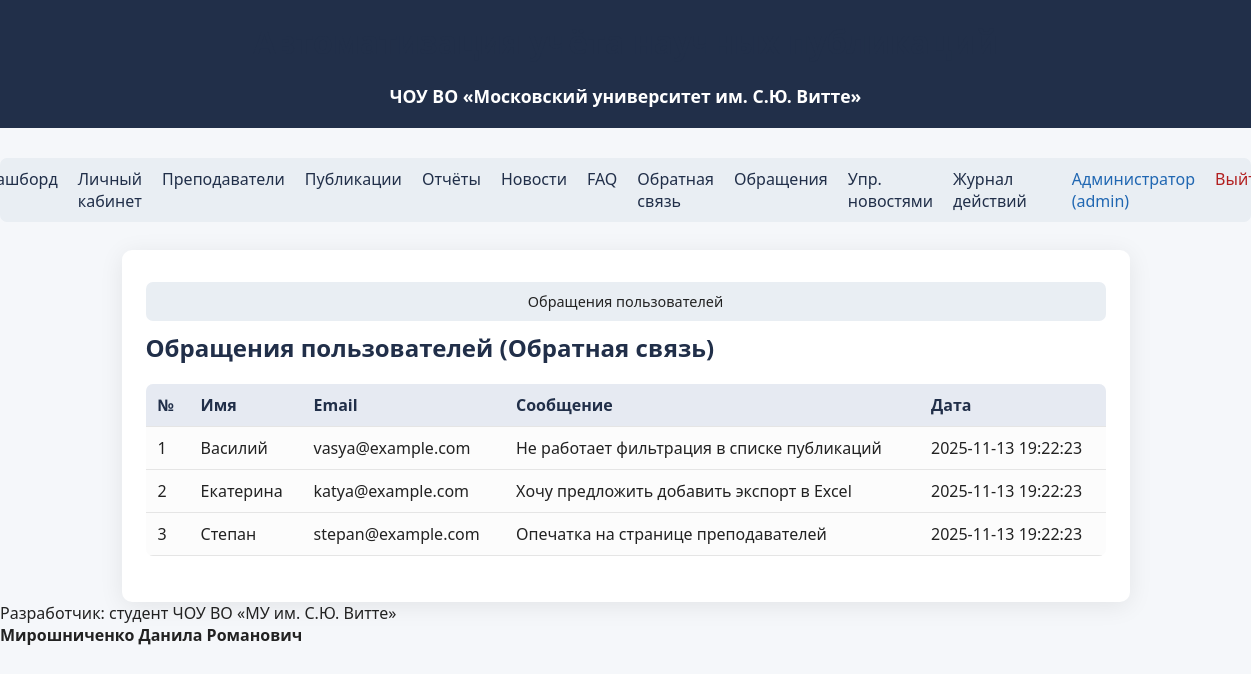
Page /admin/feedback (signed in) on the earlier database version.
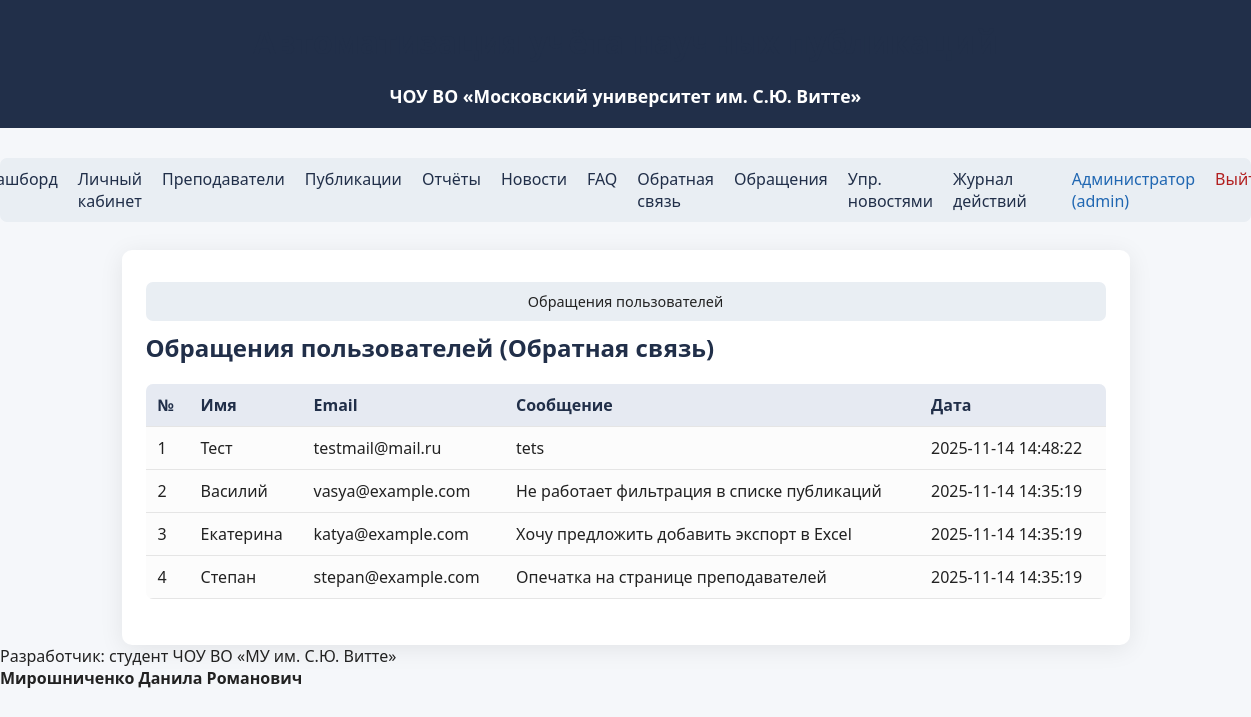
Same page on the later database version.
### tables this page shows
CREATE TABLE feedback (
            id INTEGER PRIMARY KEY AUTOINCREMENT,
            name TEXT,
            email TEXT,
            message TEXT,
            created_at DATETIME DEFAULT CURRENT_TIMESTAMP
        );

### app/routes.py (the view)
@bp.route('/admin/feedback')
@login_required(role='admin')
def admin_feedback():
    feedback_list = get_all_feedback()
    return render_template(
        'admin_feedback.html',
        feedbacks=feedback_list,
        breadcrumbs=[('Обращения пользователей', None)]
    )

### app/models.py (called while the page is built)
def get_db():
    db = getattr(g, '_database', None)
    if db is None:
        db = g._database = sqlite3.connect(DATABASE)
        db.row_factory = sqlite3.Row
    return db

def get_user_by_id(user_id):
    db = get_db()
    user = db.execute(
        "SELECT * FROM users WHERE id = ?", (user_id,)
    ).fetchone()
    return user

### app/routes.py (called while the page is built)
def login_required(role=None):
    def decorator(f):
        @wraps(f)
        def decorated_function(*args, **kwargs):
            if 'user_id' not in session:
                return redirect(url_for('main.login'))
            if role and session.get('role') != role:
                flash('Нет доступа')
                return redirect(url_for('main.dashboard'))
            return f(*args, **kwargs)
        return decorated_function
    return decorator

@bp.before_app_request
def load_logged_in_user():
    user_id = session.get('user_id')
    g.user = get_user_by_id(user_id) if user_id else None

def get_all_feedback():
    db = get_db()
    return db.execute(
        "SELECT * FROM feedback ORDER BY created_at DESC"
    ).fetchall()

### app/templates/admin_feedback.html (shortened to what this page needs)
{% extends "base.html" %}
{% block content %}
<h2>Обращения пользователей (Обратная связь)</h2>
{% if feedbacks %}
    <table class="table" style="margin-top:15px;">
        <thead>
            <tr>
                <th>№</th>
                <th>Имя</th>
                <th>Email</th>
                <th>Сообщение</th>
                <th>Дата</th>
            </tr>
        </thead>
        <tbody>
            {% for fb in feedbacks %}
            <tr>
                <td>{{ loop.index }}</td>
                <td>{{ fb['name'] }}</td>
                <td>{{ fb['email'] }}</td>
                <td style="white-space: pre-line;">{{ fb['message'] }}</td>
                <td>{{ fb['created_at'] }}</td>
            </tr>
            {% endfor %}
        </tbody>
    </table>
{% else %}
    <p>Нет обращений.</p>
{% endif %}
{% endblock %}

### app/templates/base.html (shortened to what this page needs)
<!DOCTYPE html>
<html lang="ru">
<head>
    <link rel="stylesheet" href="{{ url_for('static', filename='css/style.css') }}">
</head>
<body>
    <div class="header">
        <h1>Автоматизация учёта научных публикаций</h1>
        <div style="font-size:1.1em;margin-top:5px;">
            <b>ЧОУ ВО «Московский университет им. С.Ю. Витте»</b>
        </div>
    </div>
    <nav>
        {% if g.user %}
            <a href="{{ url_for('main.dashboard') }}">Дашборд</a>
        {% endif %}
        <a href="{{ url_for('main.profile') }}">Личный кабинет</a>
        <a href="{{ url_for('main.lecturers') }}">Преподаватели</a>
        <a href="{{ url_for('main.publications') }}">Публикации</a>
        <a href="{{ url_for('main.reports') }}">Отчёты</a>
        <a href="{{ url_for('main.news_list') }}">Новости</a>
        <a href="{{ url_for('main.faq') }}">FAQ</a>
        <a href="{{ url_for('main.feedback') }}">Обратная связь</a>
        {% if g.user and g.user['role'] == 'admin' %}
            <a href="{{ url_for('main.admin_feedback') }}">Обращения</a>
            <a href="{{ url_for('main.admin_news') }}">Упр. новостями</a>
            <a href="{{ url_for('main.log') }}">Журнал действий</a>
        {% endif %}
        <span style="margin-left:25px;color:#2067b2;">
            {% if g.user %}
                {{ g.user['fio']|default('Пользователь') }} ({{ g.user['role']|default('') }})
            {% endif %}
        </span>
        {% if g.user %}
            <a href="{{ url_for('main.logout') }}" style="margin-left:auto;color:#b21f1f;">Выйти</a>
        {% else %}
            <a href="{{ url_for('main.login') }}" style="margin-left:auto;color:#2067b2;">Войти</a>
        {% endif %}
    </nav>
    <div class="container">
        {% if breadcrumbs %}
        <nav class="breadcrumbs" style="margin-bottom:10px; font-size:0.9em;">
            {% for bc in breadcrumbs %}
                {% set title = bc.title if bc.title is defined else bc[0] %}
                {% set url = bc.url if bc.url is defined else bc[1] %}
                {% if not loop.last and url %}
                    <a href="{{ url }}">{{ title }}</a> &raquo;
                {% else %}
                    <span>{{ title }}</span>
                {% endif %}
            {% endfor %}
        </nav>
        {% endif %}
        {% block content %}{% endblock %}
    </div>
    <footer class="footer">
        Разработчик: студент ЧОУ ВО «МУ им. С.Ю. Витте»<br>
        <b>Мирошниченко Данила Романович</b>
    </footer>
</body>
</html>

Differences in the rows shown:
added feedback: name "Тест", email "testmail@mail.ru", message "tets", created_at "2025-11-14 14:48:22"
changed feedback "Василий": created_at "2025-11-13 19:22:23" → "2025-11-14 14:35:19"
changed feedback "Екатерина": created_at "2025-11-13 19:22:23" → "2025-11-14 14:35:19"
changed feedback "Степан": created_at "2025-11-13 19:22:23" → "2025-11-14 14:35:19"
